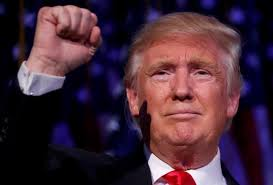
#> input picture OpenCVPractice/image/test.jpg, 273 x 185 px
$ python test1.py   (Python 2 division)
#> lines starting #> are read from the running program, lines starting #| are printed output that depends on the picture
#!/usr/bin/env python
# -*- coding: utf-8 -*-
#
import cv2
img=cv2.imread('./image/test.jpg')
#> img is the input picture: shape (185, 273, 3); mean B, G, R 55.1, 41.9, 68.6
#opencv uses numpy data structure
print type(img)
#| <class 'numpy.ndarray'>


gray_imag=cv2.imread("./image/test.jpg",cv2.IMREAD_GRAYSCALE)
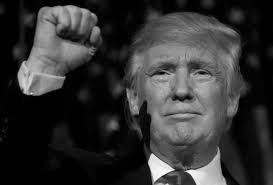
#> gray_imag: shape (185, 273); min 0, max 255, mean 51.3
cv2.imwrite("output/test1.jpg",gray_imag)


print [x for x in dir(cv2)if x.startswith("COLOR_")]
yuv_imjg=cv2.cvtColor(img,cv2.COLOR_BGR2YUV)
#> yuv_imjg: shape (185, 273, 3); mean of channels 0, 1, 2 51.4, 129.8, 143.1
#save each chanel
for i in range(3):
    cv2.imwrite("output/test2_"+str(i)+".jpg",yuv_imjg[:,:,i])
#> this loop made 3 passes
#> pass 2, `cv2.imwrite("output/test2_"+str(i)+".jpg",yuv_imjg[:,:,i])`:
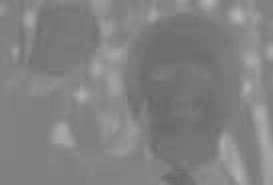
#> saved as test2_1.jpg: shape (185, 273); min 104, max 181, mean 129.8
